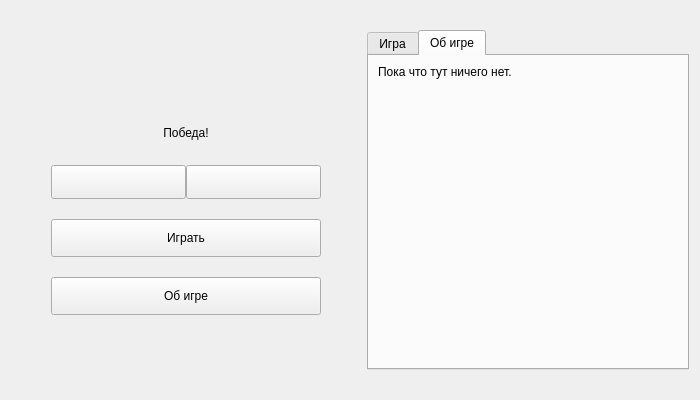
<?xml version="1.0" encoding="UTF-8"?>
<ui version="4.0">
 <class>Widget</class>
 <widget class="QWidget" name="Widget">
  <property name="geometry">
   <rect>
    <x>0</x>
    <y>0</y>
    <width>700</width>
    <height>400</height>
   </rect>
  </property>
  <property name="sizePolicy">
   <sizepolicy hsizetype="Expanding" vsizetype="Expanding">
    <horstretch>0</horstretch>
    <verstretch>0</verstretch>
   </sizepolicy>
  </property>
  <property name="maximumSize">
   <size>
    <width>730</width>
    <height>420</height>
   </size>
  </property>
  <property name="windowTitle">
   <string>Крестики-Нолики</string>
  </property>
  <property name="windowIcon">
   <iconset resource="Textures/Resourses.qrc">
    <normaloff>:/images/title_ico.png</normaloff>:/images/title_ico.png</iconset>
  </property>
  <property name="styleSheet">
   <string notr="true"/>
  </property>
  <layout class="QHBoxLayout" name="horizontalLayout_2">
   <item>
    <spacer name="horizontalSpacer">
     <property name="orientation">
      <enum>Qt::Orientation::Horizontal</enum>
     </property>
     <property name="sizeType">
      <enum>QSizePolicy::Policy::Fixed</enum>
     </property>
     <property name="sizeHint" stdset="0">
      <size>
       <width>40</width>
       <height>20</height>
      </size>
     </property>
    </spacer>
   </item>
   <item>
    <layout class="QVBoxLayout" name="verticalLayout">
     <property name="spacing">
      <number>20</number>
     </property>
     <item>
      <spacer name="verticalSpacer_2">
       <property name="orientation">
        <enum>Qt::Orientation::Vertical</enum>
       </property>
       <property name="sizeHint" stdset="0">
        <size>
         <width>20</width>
         <height>40</height>
        </size>
       </property>
      </spacer>
     </item>
     <item>
      <widget class="QLabel" name="label">
       <property name="text">
        <string/>
       </property>
       <property name="pixmap">
        <pixmap resource="Textures/Resourses.qrc">:/images/name.png</pixmap>
       </property>
       <property name="alignment">
        <set>Qt::AlignmentFlag::AlignCenter</set>
       </property>
      </widget>
     </item>
     <item alignment="Qt::AlignmentFlag::AlignHCenter">
      <widget class="QLabel" name="MessageLabel">
       <property name="sizePolicy">
        <sizepolicy hsizetype="Fixed" vsizetype="Fixed">
         <horstretch>0</horstretch>
         <verstretch>0</verstretch>
        </sizepolicy>
       </property>
       <property name="minimumSize">
        <size>
         <width>110</width>
         <height>25</height>
        </size>
       </property>
       <property name="maximumSize">
        <size>
         <width>16777215</width>
         <height>16777215</height>
        </size>
       </property>
       <property name="text">
        <string>Победа!</string>
       </property>
       <property name="alignment">
        <set>Qt::AlignmentFlag::AlignCenter</set>
       </property>
      </widget>
     </item>
     <item>
      <layout class="QHBoxLayout" name="horizontalLayout">
       <property name="spacing">
        <number>0</number>
       </property>
       <item>
        <widget class="QPushButton" name="buttonX">
         <property name="minimumSize">
          <size>
           <width>0</width>
           <height>34</height>
          </size>
         </property>
         <property name="text">
          <string/>
         </property>
        </widget>
       </item>
       <item>
        <widget class="QPushButton" name="buttonO">
         <property name="enabled">
          <bool>true</bool>
         </property>
         <property name="minimumSize">
          <size>
           <width>0</width>
           <height>34</height>
          </size>
         </property>
         <property name="text">
          <string/>
         </property>
        </widget>
       </item>
      </layout>
     </item>
     <item>
      <widget class="QPushButton" name="pushButtonPlay">
       <property name="minimumSize">
        <size>
         <width>0</width>
         <height>38</height>
        </size>
       </property>
       <property name="text">
        <string>Играть</string>
       </property>
      </widget>
     </item>
     <item>
      <widget class="QPushButton" name="pushButtonAbout">
       <property name="minimumSize">
        <size>
         <width>0</width>
         <height>38</height>
        </size>
       </property>
       <property name="styleSheet">
        <string notr="true"/>
       </property>
       <property name="text">
        <string>Об игре</string>
       </property>
      </widget>
     </item>
     <item>
      <spacer name="verticalSpacer">
       <property name="orientation">
        <enum>Qt::Orientation::Vertical</enum>
       </property>
       <property name="sizeHint" stdset="0">
        <size>
         <width>20</width>
         <height>40</height>
        </size>
       </property>
      </spacer>
     </item>
    </layout>
   </item>
   <item>
    <spacer name="horizontalSpacer_2">
     <property name="orientation">
      <enum>Qt::Orientation::Horizontal</enum>
     </property>
     <property name="sizeType">
      <enum>QSizePolicy::Policy::Fixed</enum>
     </property>
     <property name="sizeHint" stdset="0">
      <size>
       <width>40</width>
       <height>20</height>
      </size>
     </property>
    </spacer>
   </item>
   <item>
    <widget class="QTabWidget" name="tabWidget">
     <property name="sizePolicy">
      <sizepolicy hsizetype="Fixed" vsizetype="Fixed">
       <horstretch>0</horstretch>
       <verstretch>0</verstretch>
      </sizepolicy>
     </property>
     <property name="minimumSize">
      <size>
       <width>322</width>
       <height>322</height>
      </size>
     </property>
     <property name="maximumSize">
      <size>
       <width>320</width>
       <height>340</height>
      </size>
     </property>
     <property name="styleSheet">
      <string notr="true"/>
     </property>
     <property name="currentIndex">
      <number>1</number>
     </property>
     <widget class="QWidget" name="tab">
      <attribute name="title">
       <string>Игра</string>
      </attribute>
      <layout class="QGridLayout" name="gridLayout">
       <property name="leftMargin">
        <number>5</number>
       </property>
       <property name="topMargin">
        <number>5</number>
       </property>
       <property name="rightMargin">
        <number>5</number>
       </property>
       <property name="bottomMargin">
        <number>5</number>
       </property>
       <property name="spacing">
        <number>5</number>
       </property>
       <item row="0" column="0">
        <widget class="QPushButton" name="playButton_1">
         <property name="sizePolicy">
          <sizepolicy hsizetype="Fixed" vsizetype="Fixed">
           <horstretch>0</horstretch>
           <verstretch>0</verstretch>
          </sizepolicy>
         </property>
         <property name="minimumSize">
          <size>
           <width>100</width>
           <height>100</height>
          </size>
         </property>
         <property name="text">
          <string/>
         </property>
        </widget>
       </item>
       <item row="0" column="1">
        <widget class="QPushButton" name="playButton_2">
         <property name="sizePolicy">
          <sizepolicy hsizetype="Fixed" vsizetype="Fixed">
           <horstretch>0</horstretch>
           <verstretch>0</verstretch>
          </sizepolicy>
         </property>
         <property name="minimumSize">
          <size>
           <width>100</width>
           <height>100</height>
          </size>
         </property>
         <property name="text">
          <string/>
         </property>
        </widget>
       </item>
       <item row="0" column="2">
        <widget class="QPushButton" name="playButton_3">
         <property name="sizePolicy">
          <sizepolicy hsizetype="Fixed" vsizetype="Fixed">
           <horstretch>0</horstretch>
           <verstretch>0</verstretch>
          </sizepolicy>
         </property>
         <property name="minimumSize">
          <size>
           <width>100</width>
           <height>100</height>
          </size>
         </property>
         <property name="text">
          <string/>
         </property>
        </widget>
       </item>
       <item row="1" column="0">
        <widget class="QPushButton" name="playButton_4">
         <property name="sizePolicy">
          <sizepolicy hsizetype="Fixed" vsizetype="Fixed">
           <horstretch>0</horstretch>
           <verstretch>0</verstretch>
          </sizepolicy>
         </property>
         <property name="minimumSize">
          <size>
           <width>100</width>
           <height>100</height>
          </size>
         </property>
         <property name="text">
          <string/>
         </property>
        </widget>
       </item>
       <item row="1" column="1">
        <widget class="QPushButton" name="playButton_5">
         <property name="sizePolicy">
          <sizepolicy hsizetype="Fixed" vsizetype="Fixed">
           <horstretch>0</horstretch>
           <verstretch>0</verstretch>
          </sizepolicy>
         </property>
         <property name="minimumSize">
          <size>
           <width>100</width>
           <height>100</height>
          </size>
         </property>
         <property name="text">
          <string/>
         </property>
        </widget>
       </item>
       <item row="1" column="2">
        <widget class="QPushButton" name="playButton_6">
         <property name="sizePolicy">
          <sizepolicy hsizetype="Fixed" vsizetype="Fixed">
           <horstretch>0</horstretch>
           <verstretch>0</verstretch>
          </sizepolicy>
         </property>
         <property name="minimumSize">
          <size>
           <width>100</width>
           <height>100</height>
          </size>
         </property>
         <property name="text">
          <string/>
         </property>
        </widget>
       </item>
       <item row="2" column="0">
        <widget class="QPushButton" name="playButton_7">
         <property name="sizePolicy">
          <sizepolicy hsizetype="Fixed" vsizetype="Fixed">
           <horstretch>0</horstretch>
           <verstretch>0</verstretch>
          </sizepolicy>
         </property>
         <property name="minimumSize">
          <size>
           <width>100</width>
           <height>100</height>
          </size>
         </property>
         <property name="text">
          <string/>
         </property>
        </widget>
       </item>
       <item row="2" column="1">
        <widget class="QPushButton" name="playButton_8">
         <property name="sizePolicy">
          <sizepolicy hsizetype="Fixed" vsizetype="Fixed">
           <horstretch>0</horstretch>
           <verstretch>0</verstretch>
          </sizepolicy>
         </property>
         <property name="minimumSize">
          <size>
           <width>100</width>
           <height>100</height>
          </size>
         </property>
         <property name="text">
          <string/>
         </property>
        </widget>
       </item>
       <item row="2" column="2">
        <widget class="QPushButton" name="playButton_9">
         <property name="sizePolicy">
          <sizepolicy hsizetype="Fixed" vsizetype="Fixed">
           <horstretch>0</horstretch>
           <verstretch>0</verstretch>
          </sizepolicy>
         </property>
         <property name="minimumSize">
          <size>
           <width>100</width>
           <height>100</height>
          </size>
         </property>
         <property name="text">
          <string/>
         </property>
        </widget>
       </item>
      </layout>
     </widget>
     <widget class="QWidget" name="tab_2">
      <attribute name="title">
       <string>Об игре</string>
      </attribute>
      <layout class="QVBoxLayout" name="verticalLayout_2">
       <item>
        <widget class="QLabel" name="label_3">
         <property name="text">
          <string>Пока что тут ничего нет.</string>
         </property>
         <property name="alignment">
          <set>Qt::AlignmentFlag::AlignLeading|Qt::AlignmentFlag::AlignLeft|Qt::AlignmentFlag::AlignTop</set>
         </property>
         <property name="wordWrap">
          <bool>true</bool>
         </property>
        </widget>
       </item>
      </layout>
     </widget>
    </widget>
   </item>
  </layout>
 </widget>
 <resources>
  <include location="Textures/Resourses.qrc"/>
 </resources>
 <connections/>
</ui>
